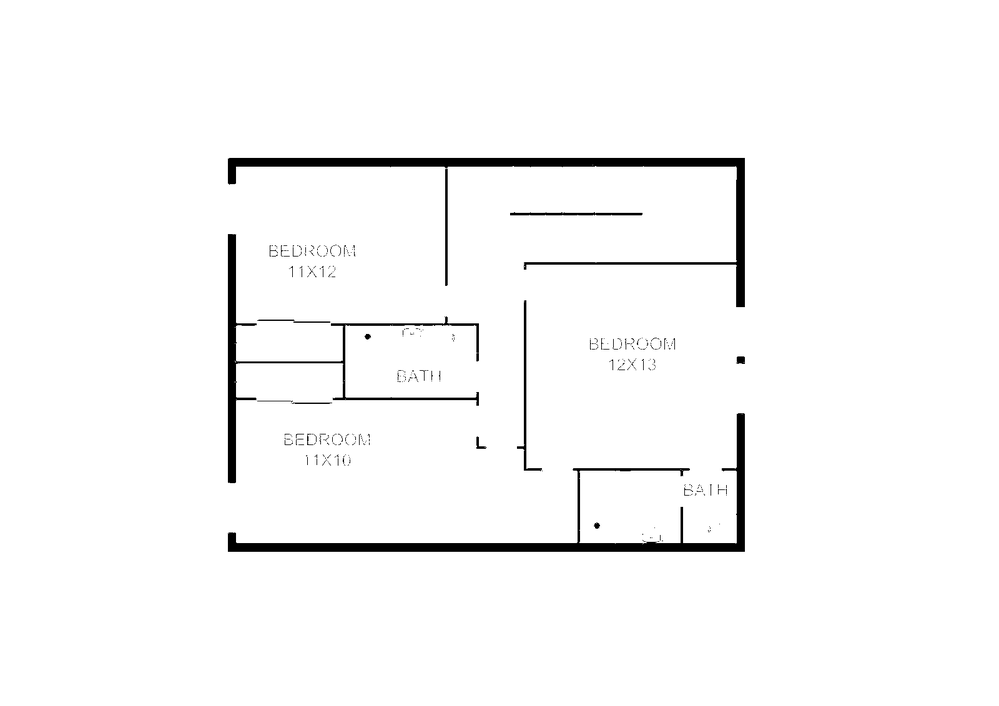
#> input picture preprocessed_images/floor_plan_processed.png, 999 x 706 px, shrunk from 1600 x 1131 before the run
$ python thick.py
#> lines starting #> are read from the running program, lines starting #| are printed output that depends on the picture
import cv2
import numpy as np

# 1. Load the preprocessed image
image = cv2.imread("preprocessed_images/floor_plan_processed.png", cv2.IMREAD_GRAYSCALE)
#> image is the input picture: shape (706, 999); min 0, max 255, mean 248.4

# 2. Dilation kernel - adjust size for thickness
kernel = np.ones((5, 5), np.uint8)
dilated = cv2.dilate(image, kernel, iterations=1)
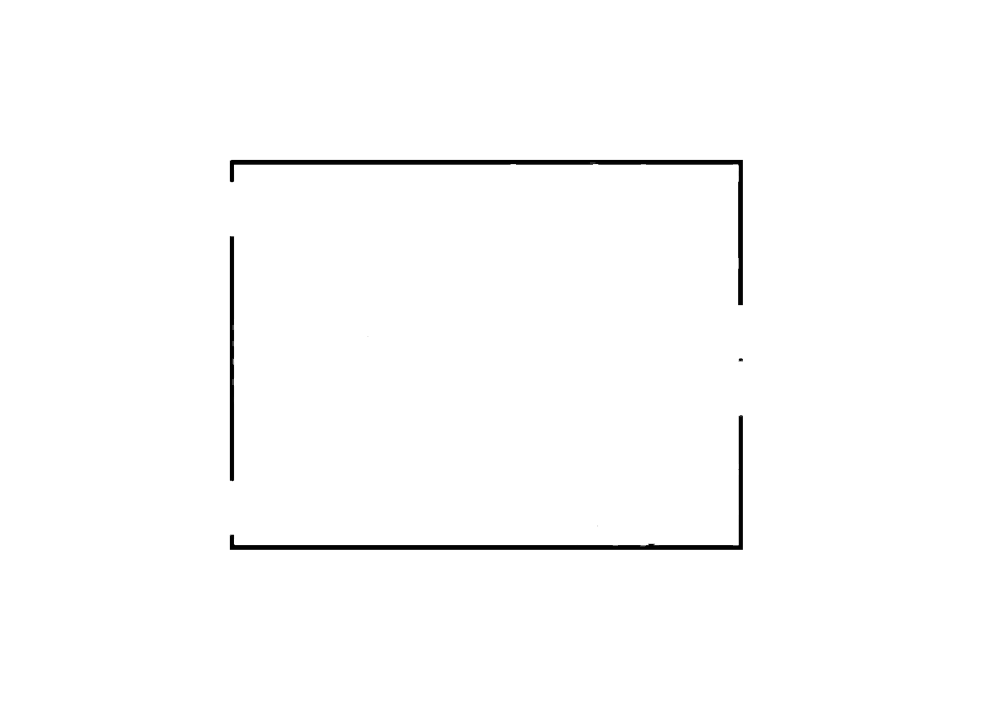
#> dilated: shape (706, 999); min 0, max 255, mean 252.4

# 3. Show/save
cv2.imshow("Dilated (Thick All Lines)", dilated)
cv2.waitKey(0)
cv2.destroyAllWindows()

cv2.imwrite("preprocessed_thick_all_lines.png", dilated)
